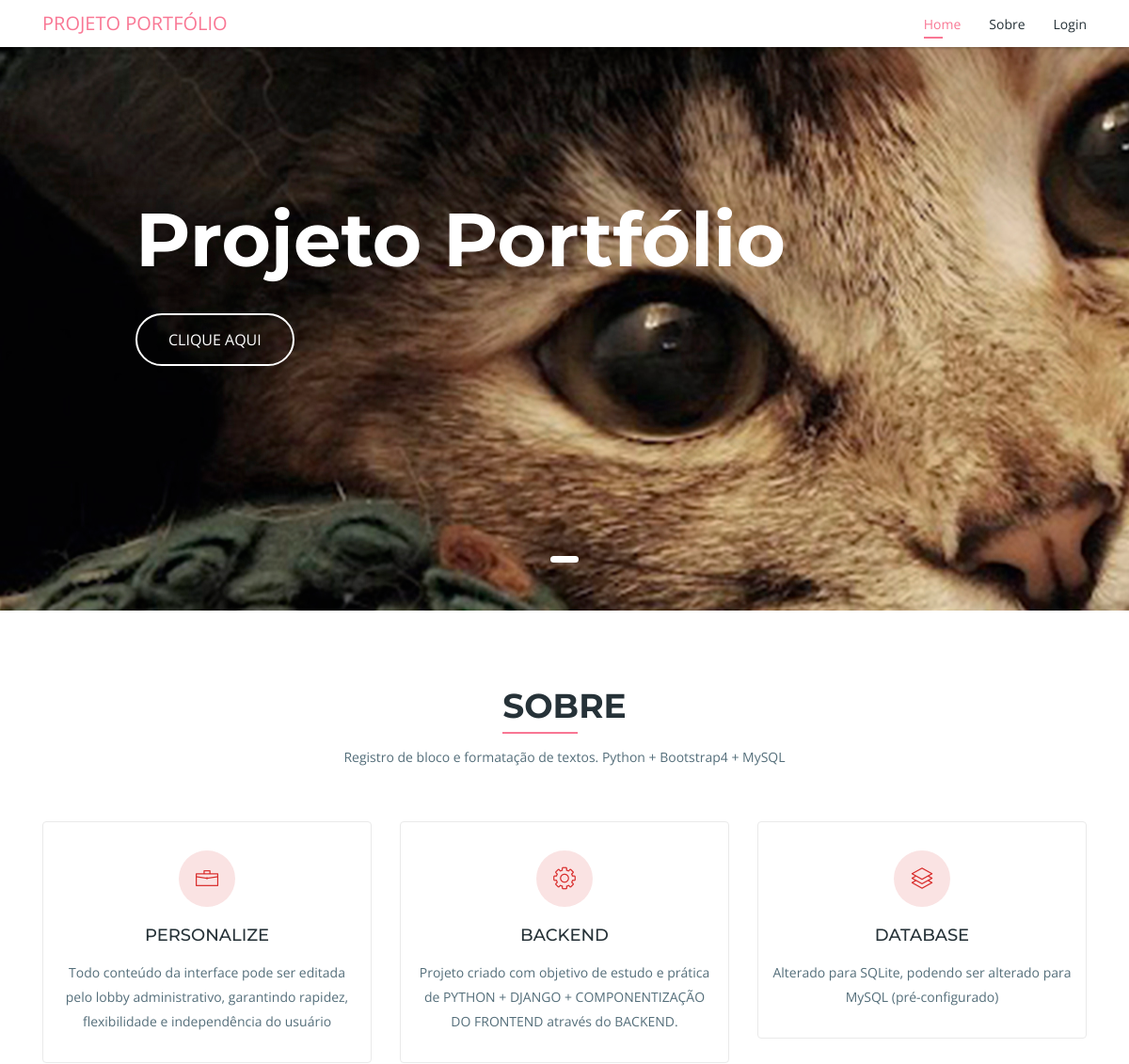
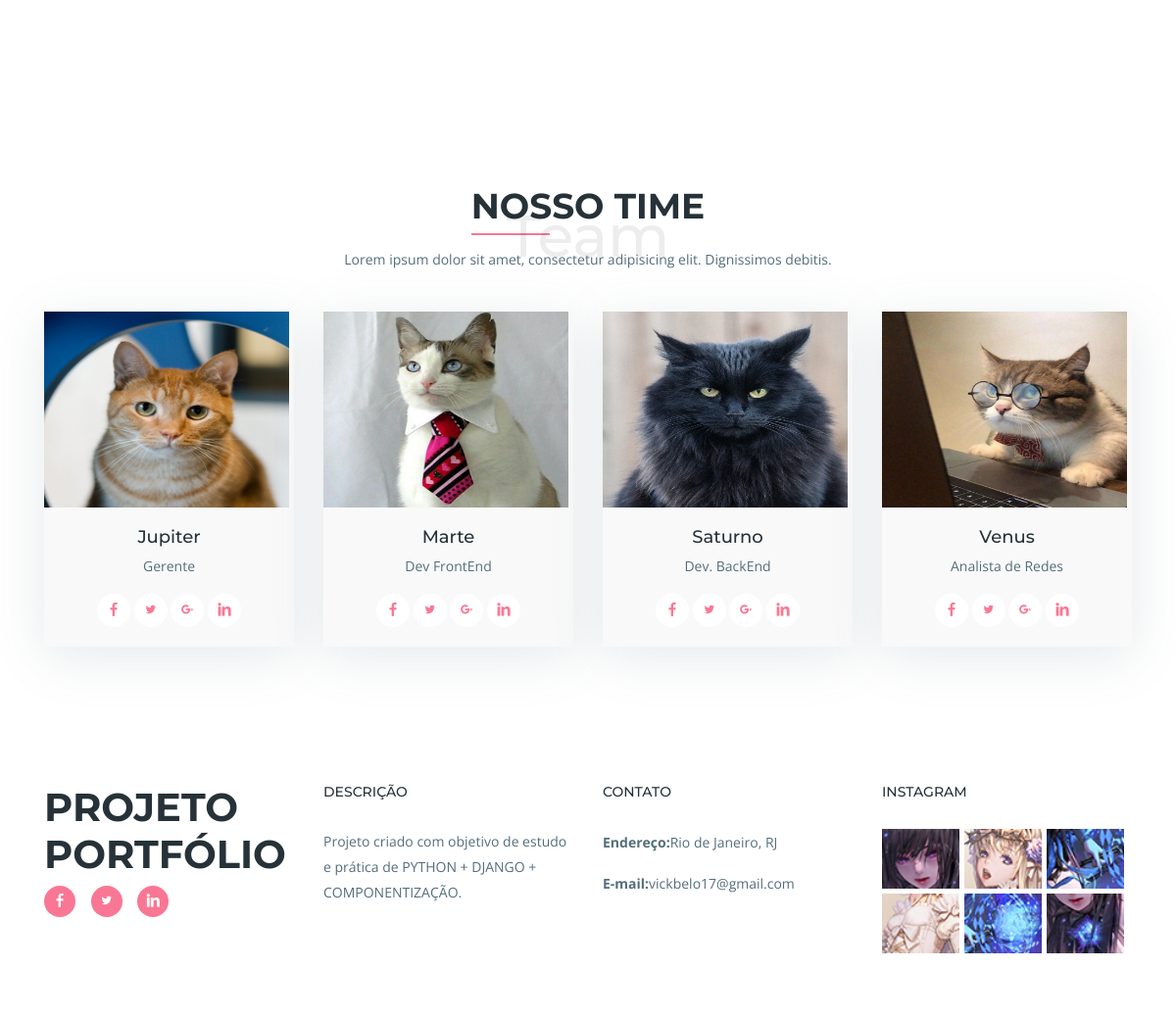
The page / on the database its author committed (2 pictures, top to bottom).
### app/models.py (models this page shows, shortened)
class About(models.Model):
    icons_choice = {
        ('lni-pencil', 'caneta'),
        ('lni-cog', 'web_dev'),
        ('lni-stats-up', 'grafico'),
        ('lni-layers', 'ui_ux_design'),
        ('lni-tab', 'app_dev'),
        ('lni-briefcase', 'marketing'),
    }
    title = models.CharField(max_length=40, unique=True, blank=False)
    about = models.TextField(max_length=150)
    icon_select = models.CharField(max_length=20, choices=icons_choice)

class Base(models.Model):
    create_at = models.DateTimeField(auto_now_add=True)
    update_at = models.DateTimeField(auto_now=True)
    class Meta:
        abstract = True

class Team(Base):
    name = models.CharField(max_length=50, blank=False)
    office = models.CharField(max_length=50, blank=True)
    photo = models.ImageField(upload_to='img/')
    facebook = models.CharField(max_length=100, default='')
    linkedIn = models.CharField(max_length=100, default='')
    tumbrl = models.CharField(max_length=100, default='')
    twiiter = models.CharField(max_length=100, default='')
    class Meta:
        ordering = ['name', 'office', 'photo']

### app/views.py (the view)
# urls.py: path('', index, name='index'),
def index(request):
    _about = About.objects.all()
    _team = Team.objects.all()
    _feature = Feature.objects.all()
    context = {
        'lista': _about,
        'lista_team': _team,
        'lista_feature': _feature
    }
    return render(request, 'index.html', context)

### app/templates/index.html
{% extends 'base.html' %}
{% load static %}
{% block content %}
    {% include 'header.html'%}
    {% include 'carousel.html' %}
    {% include 'services.html' %}
    {% include 'team.html' %}
    {% include 'footer.html' %}
{% endblock %}

### app/templates/base.html (shortened to what this page needs)
{% load static %}
<!DOCTYPE html>
<html lang="pt-br">
  <head>
    <link rel="stylesheet" href="{% static 'css/bootstrap.min.css' %}">
    <link rel="stylesheet" href="{% static 'css/line-icons.css' %}">
    <link rel="stylesheet" href="{% static 'css/owl.carousel.css' %}">
    <link rel="stylesheet" href="{% static 'css/owl.theme.css' %}">
    <link rel="stylesheet" href="{% static 'css/nivo-lightbox.css' %}">
    <link rel="stylesheet" href="{% static 'css/magnific-popup.css' %}">
    <link rel="stylesheet" href="{% static 'css/animate.css' %}">
    <link rel="stylesheet" href="{% static 'css/color-switcher.css' %}">
    <link rel="stylesheet" href="{% static 'css/menu_sideslide.css' %}">
    <link rel="stylesheet" href="{% static 'css/main.css' %}">
    <link rel="stylesheet" href="{% static 'css/responsive.css' %}">
  </head>
  <body>
    {% block content %} {% endblock %}
  </body>
</html>

### app/templates/header.html (shortened to what this page needs)
{% load static %}
<header id="slider-area">
      <nav class="navbar navbar-expand-md fixed-top scrolling-navbar bg-white" >
        <div class="container">
          <a class="navbar-brand" href="../">PROJETO PORTFÓLIO</a>
          <div class="collapse navbar-collapse" id="navbarCollapse" >
            <ul class="navbar-nav mr-auto w-100 justify-content-end">
              <li class="nav-item">
                <a class="nav-link page-scroll" href="#slider-area">Home</a>
              </li>
              <li class="nav-item">
                <a class="nav-link page-scroll" href="#services">Sobre</a>
              </li>
             <li class="nav-item">
                <a class="nav-link page-scroll" href="admin/">Login</a>
              </li>
            </ul>
          </div>
        </div>
      </nav>
</header>

### app/templates/carousel.html (shortened to what this page needs)
{% load static %}
<div id="carousel-area">
    <div id="carousel-slider" class="carousel slide carousel-fade" data-ride="carousel">
      <ol class="carousel-indicators">
        <li data-target="#carousel-slider" data-slide-to="0" class="active"></li>
      </ol>
      <div class="carousel-inner" role="listbox">
        <div class="carousel-item active">
          <img src="{% static 'img/slider/wall-01.jpg' %}" alt="" style="height:650px; width:2560px;">
          <div class="carousel-caption text-left">
            <h2 class="wow fadeInRight" data-wow-delay="0.4s">Projeto Portfólio</h2>
            <a href="bloco/cadastrar" class="btn btn-lg btn-border wow fadeInRight" data-wow-delay="1.2s">CLIQUE AQUI</a>
          </div>
        </div>
      </div>
     <a class="carousel-control-prev" href="#carousel-slider" role="button" data-slide="prev">
      </a>
      <a class="carousel-control-next" href="#carousel-slider" role="button" data-slide="next">
      </a>
    </div>
  </div>

### app/templates/services.html
{% load static %}
<section id="services" class="section">
  <div class="container">
    <div class="section-header">
      <h2 class="section-title">Sobre</h2>
      <p class="section-subtitle">Registro de bloco e formatação de textos. Python + Bootstrap4 + MySQL</p>
    </div>
    <div class="row">
      {% for l in lista %}
        <div class="col-lg-4 col-md-6 col-xs-12">
          <div class="item-boxes services-item wow fadeInDown" data-wow-delay="0.2s">
            <div class="icon color-1">
              <i class="{{ l.icon_select }}"></i>
            </div>
            <h4>{{ l.title }}</h4>
            <p>{{ l.about }}</p>
          </div>
        </div>
      {% endfor %}
    </div>
  </div>
</section>

### app/templates/team.html
{% load static %}
<section id="team" class="section">
  <div class="container">
    <div class="section-header">
      <h2 class="section-title">NOSSO TIME</h2>
      <span>Team</span>
      <p class="section-subtitle">Lorem ipsum dolor sit amet, consectetur adipisicing elit. Dignissimos debitis.</p>
    </div>
    <div class="row">
      {% for l in lista_team %}
        <div class="col-lg-3 col-md-6 col-xs-12">
          <div class="single-team">
            <img src="{{ l.photo.url }}" style="height:200px; width:250px">
            <div class="team-details">
              <div class="team-inner">
                <h4 class="team-title">{{ l.name }}</h4>
                <p>{{ l.office }}</p>
                <ul class="social-list">
                  <li class="facebook"><a href="{{ l.facebook }}"><i class="lni-facebook-filled"></i></a></li>
                  <li class="twitter"><a href="{{ l.twiiter }}"><i class="lni-twitter-filled"></i></a></li>
                  <li class="google-plus"><a href="{{ l.tumbrl }}"><i class="lni-google-plus"></i></a></li>
                  <li class="linkedin"><a href="{{ l.linkedIn }}"><i class="lni-linkedin-fill"></i></a></li>
                </ul>
              </div>
            </div>
          </div>
        </div>
      {% endfor %}
    </div>
  </div>
</section>

### app/templates/footer.html (shortened to what this page needs)
{% load static %}
 <footer>
    <section class="footer-Content">
      <div class="container">
        <div class="row">
          <div class="col-lg-3 col-md-6 col-sm-6 col-xs-6 col-mb-12">
            <h3>PROJETO PORTFÓLIO</h3>
            <ul class="footer-social">
              <li><a class="facebook" href="#"><i class="lni-facebook-filled"></i></a></li>
              <li><a class="twitter" href="#"><i class="lni-twitter-filled"></i></a></li>
              <li><a class="linkedin" href="#"><i class="lni-linkedin-fill"></i></a></li>
            </ul>
          </div>
          <div class="col-lg-3 col-md-6 col-sm-6 col-xs-6 col-mb-12">
            <div class="widget">
               <h3 class="block-title">DESCRIÇÃO</h3>
                 <div class="textwidget">
                    <p>Projeto criado com objetivo de estudo e prática de PYTHON + DJANGO + COMPONENTIZAÇÃO.  </p>
                 </div>
            </div>
          </div>
          <div class="col-lg-3 col-md-6 col-sm-6 col-xs-6 col-mb-12">
            <div class="widget">
              <h3 class="block-title">Contato</h3>
              <ul class="contact-footer">
                <li>
                  <strong>Endereço:</strong> Rio de Janeiro, RJ
                </li>
                <li>
                  <strong>E-mail:</strong> vickbelo17@gmail.com
                </li>
              </ul>
            </div>
          </div>
          <div class="col-lg-3 col-md-6 col-sm-6 col-xs-6 col-mb-12">
            <div class="widget">
              <h3 class="block-title">Instagram</h3>
              <ul class="instagram-footer">
                <li><a href="#"><img src="{% static 'img/instagram/insta_03.jpg' %}" alt=""></a></li>
                <li><a href="#"><img src="{% static 'img/instagram/insta_01.jpg' %}" alt=""></a></li>
                <li><a href="#"><img src="{% static 'img/instagram/insta_06.jpg' %}" alt=""></a></li>
                <li><a href="#"><img src="{% static 'img/instagram/insta_02.jpg' %}" alt=""></a></li>
                <li><a href="#"><img src="{% static 'img/instagram/insta_05.jpg' %}" alt=""></a></li>
                <li><a href="#"><img src="{% static 'img/instagram/insta_04.jpg' %}" alt=""></a></li>
              </ul>
            </div>
          </div>
        </div>
      </div>
    </section>
</footer>

### rows shown on the page
About: title "PERSONALIZE", about "Todo conteúdo da interface pode ser editada pelo lobby administrativo, garantindo rapidez, flexibilidade e independência do usuário"
About: title "BACKEND", about "Projeto criado com objetivo de estudo e prática de PYTHON + DJANGO + COMPONENTIZAÇÃO DO FRONTEND através do BACKEND."
About: title "DATABASE", about "Alterado para SQLite, podendo ser alterado para MySQL (pré-configurado)"
Team: photo (picture), name "Jupiter", office "Gerente"
Team: photo (picture), name "Marte", office "Dev FrontEnd"
Team: photo (picture), name "Saturno", office "Dev. BackEnd"
Team: photo (picture), name "Venus", office "Analista de Redes"
